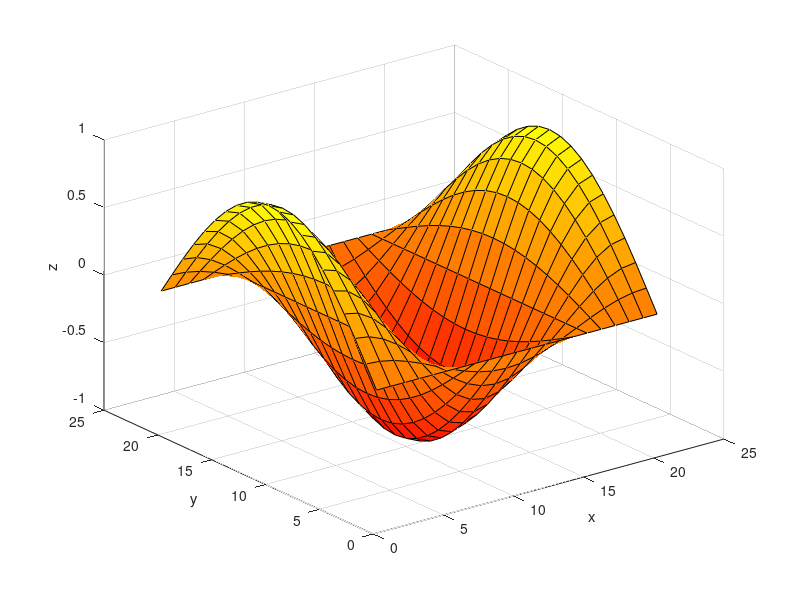

Recreate this plot in MATLAB.
clear all
clc
t=0:0.1:2*pi;
x=linspace(1,50,10);
y=linspace(200,1000,5);
y1=sin(t);
y2=cos(t);
y3=t.*t;
y4=t.^0.5;
z=[1:10;2:2:20;3:12;10:10:100;linspace(5,10,10)]
surf(sphere)
colormap(autumn)
xlabel('x');
ylabel('y');
zlabel('z');

% plot(t,y1,'r<-'),hold on,
% plot(t,y2,'b>--'),hold off;
% xlabel('x');
% ylabel('y');
% title('f(x)=sin(x)');
% legend('sin(x)','cos(x)',-1)


% figure(1),
% subplot(2,2,1),plot(t,y1,'--k')
% subplot(2,2,2),plot(t,y2,'r:')
% subplot(4,1,3),plot(t,y3,'b--')
% subplot(4,1,4),plot(t,y4,'c-.')
% figure(2),
% plot(t,y2,'--k')
% 
% 
% x=logspace(-1,2)
% y=10*exp(x);
% loglog(x,y,'b-<')
% 
% x=0:.05:10;
% y=cos(10.^x);
% y=semilogx(x,y)

% 
% t=0:0.02:2*pi;
% polar(t,sin(3*t).*cos(2*t),'--r')


% x=-2.9:0.1:2.9;
% bar(x,exp(x.*sin(x)))
% colormap([1 0 0])
